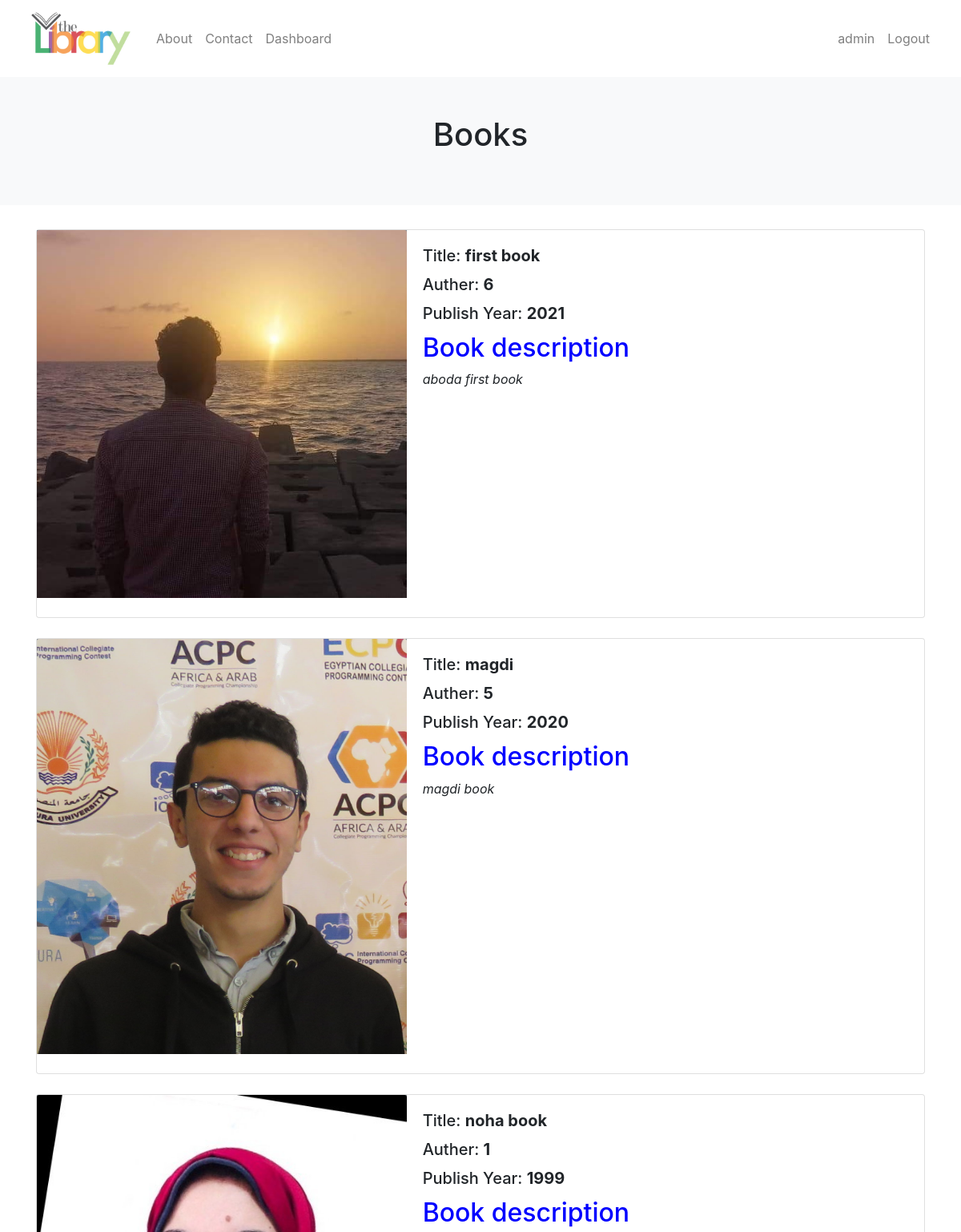
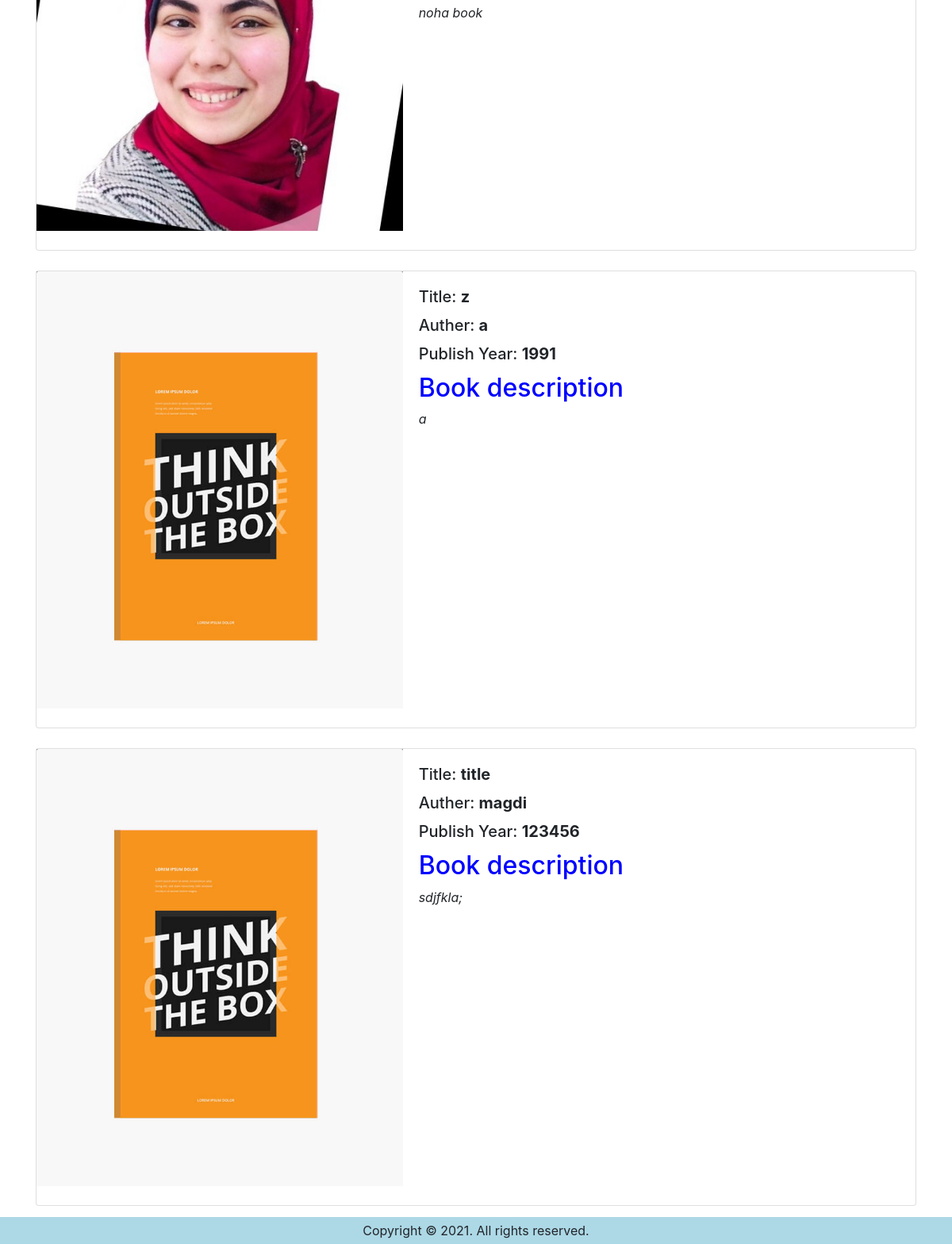
Screenshot of /adminPanel/allbooks (signed in) with the database file from the repository (2 pictures, top to bottom).
### students/models.py (models this page shows, shortened)
class Book(models.Model):
	title = models.CharField(max_length=50)
	author = models.CharField(max_length=50)
	summary = models.TextField()
	ISBN = models.CharField(max_length=13)
	publish_year = models.IntegerField()
	pic = models.ImageField(upload_to='book_image', blank=True)
	return_date = models.DateField(blank=True, null=True)
	status = models.CharField(max_length=50, blank=True, null=True)

### shared/decorators.py (the view)
        def wrapper_fun(request, *args, **kwargs):
            if request.user.is_superuser:
                return view_func(request, *args, **kwargs)
            else:
                return HttpResponse('You are not authorized to view this page')

### adminDashboard/views.py (called while the page is built)
@login_required(login_url='/students/login')
@super()
def allbooks(request):
    books = Book.objects.all()
    img = Book.objects.all()
    context = {'books':books, 'img':img}
    return render(request, "adminDashboard/allbooks.html", context)

### adminDashboard/templates/adminDashboard/allbooks.html (shortened to what this page needs)
{% extends 'base.html' %}
{% load static %}
{% block content %}
<div class="p-5 text-center bg-light">
    <h1 class="mb-3">Books</h1>
</div>
<div class="container" style="margin-top: 30px;">
    <section class="cover">
       {% for book in books %}
        <div style="display: inline;">
            <div class="card" style="margin-top: 25px;">
                <div class="row no-gutters">
                    <div class="col-sm-5" style="background: #868e96;">
                        <img src="/media/{{ book.pic }}"class="card-img-top h-100" alt="...">
                    </div>
                    <div class="col-sm-7">
                        <div class="card-body">
                            <h5 class="card-title">Title: <b>{{ book.title }}</b></h5>
                            <h5 class="card-title">Auther: <b>{{ book.author }}</b></h5>
                            <h5 class="card-title">Publish Year: <b>{{ book.publish_year }}</b></h5>
                            <h2 style=" color:blue">Book description</h2>
                            <p class="card-text"><i>{{ book.summary }}</i></p>
                        </div>
                    </div>
                </div><br>
            </div>
        </div>
       {% endfor %}
    </section>
</div>
{% endblock content %}

### adminDashboard/templates/base.html (shortened to what this page needs)
<!doctype html>
<html lang="en">
<head>
    <link rel="stylesheet" href="https://stackpath.bootstrapcdn.com/bootstrap/4.1.3/css/bootstrap.min.css">
</head>
<body>
    {% load static %}
    <nav class="navbar navbar-expand-lg navbar-light bg-white">
        <div class="container-fluid">
            <a href="{% url 'landingpage' %}" class="navbar-brand">
                <img src="{% static 'shared/img/logo.jpeg' %}" style="height: 70px;" alt="CoolBrand">
            </a>
            <div class="collapse navbar-collapse" id="navbarCollapse">
                <div class="navbar-nav">
                    <a href="{% url 'about' %}" class="nav-item nav-link">About</a>
                    <a href="{% url 'contact' %}" class="nav-item nav-link">Contact</a>
                    {% if user.is_authenticated %}
                    {% if user.is_superuser %}
                    <a href="{% url 'adminPanel' %}" class="nav-item nav-link">Dashboard</a>
                    {% else %}
                    <a href="{% url 'student' %}" class="nav-item nav-link">Dashboard</a>
                    <a href="{% url 'borrowedbooks' %}" class="nav-item nav-link">Borrowed Books</a>
                    {% endif %}
                    {% endif %}
                </div>
                <div class="navbar-nav ml-auto">
                    {% if user.is_authenticated %}
                        <a href="{% url 'profile' %}" class="nav-item nav-link">{{request.user}}</a>
                        <a href="{% url 'logout' %}" class="nav-item nav-link">Logout</a>
                    {% else %}
                        <a href="{% url 'login' %}" class="nav-item nav-link">Login</a>
                        <a href="{% url 'register' %}" class="nav-item nav-link">Register</a>
                    {% endif %}
                </div>
            </div>
        </div>
    </nav>
    {% block content %}
    {% endblock %}
    <br><br>
    <div class="footer">Copyright © 2021. All rights reserved. </div>
</body>
</html>

### adminDashboard/templates/base.html (style rules this page uses)
.footer { position: fixed; bottom: 0; background-color: lightblue; padding: 5px; margin: 5x; padding-left:auto; margin-right: auto; width: 100%; text-align: center; }

### rows the page displays
Book: pic (picture), title "first book", author "6", publish_year "2021", summary "aboda first book"
Book: pic (picture), title "magdi", author "5", publish_year "2020", summary "magdi book"
Book: pic (picture), title "noha book", author "1", publish_year "1999", summary "noha book"
Book: pic (picture), title "z", author "a", publish_year "1991", summary "a"
Book: pic (picture), title "title", author "magdi", publish_year "123456", summary "sdjfkla;"

### other values shown
{{ request.user }} "admin"
